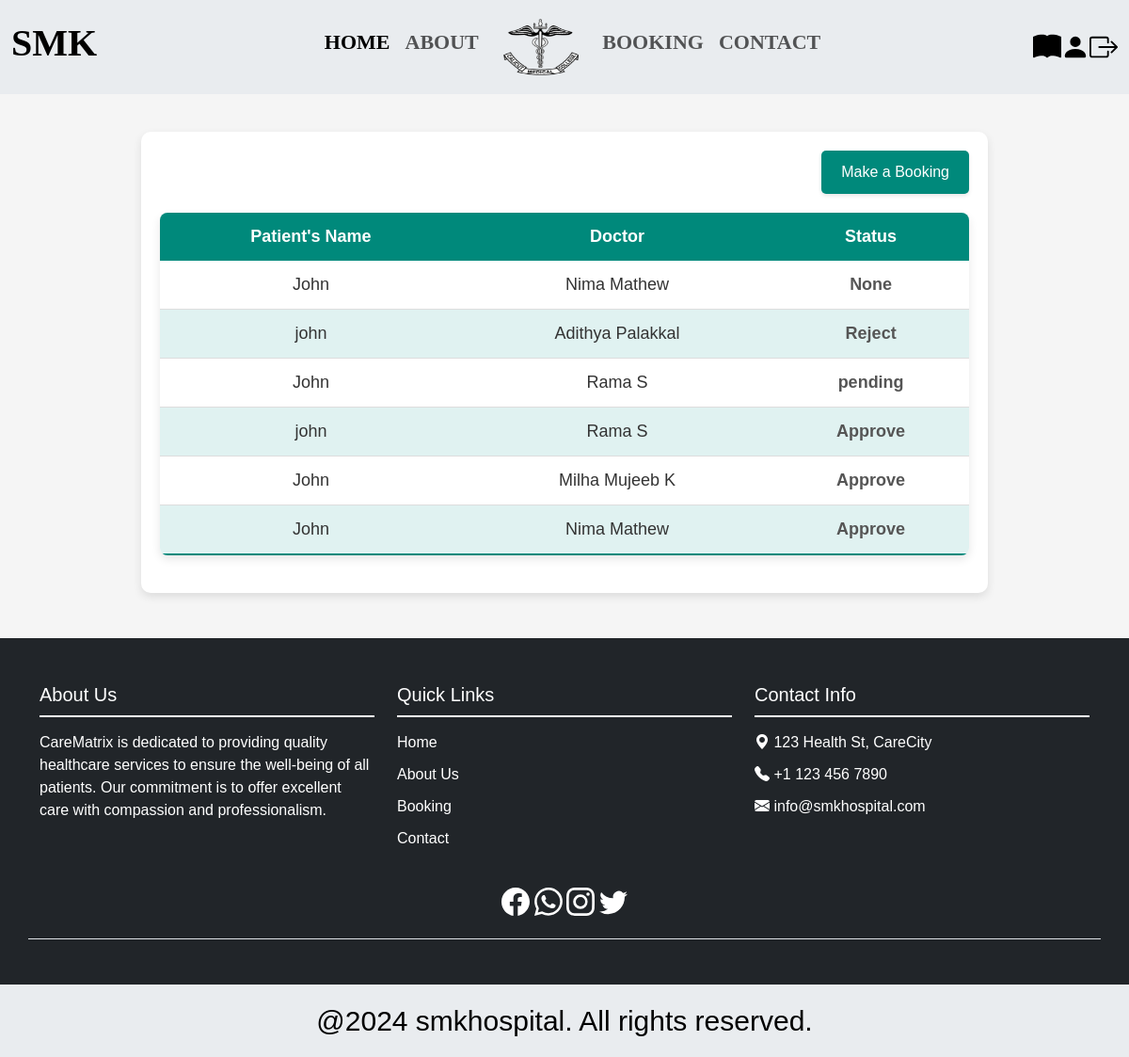
Screenshot of /view_payment (signed in) with the database file from the repository.
### app/models.py (models this page shows, shortened)
class Booking(models.Model):
    user=models.ForeignKey(CustomUser, on_delete=models.CASCADE)
    p_name = models.CharField(max_length=200)
    p_phone=models.CharField(max_length=10)
    p_email=models.EmailField()
    name=models.ForeignKey(Doctors, on_delete=models.CASCADE)
    booking_date=models.DateField()
    booked_on=models.DateField(auto_now=True)
    STATUS_CHOICES = [
         ('Pending','Pending'),
         ('Approve','Approve'),
         ('Reject','Reject')
    ]
    status = models.CharField(null=True,blank=True,max_length=100,choices=STATUS_CHOICES,default='pending')

class Doctors(models.Model):
    doc = models.ForeignKey(CustomUser,on_delete=models.CASCADE)
    name=models.CharField(max_length=100)
    speciality=models.CharField(max_length=100)
    department=models.CharField(max_length=100)
    image=models.FileField(null=True, blank=True)

### app/views.py (the view)
# urls.py: path('view_payment',views.view_payment,name='view_payment'),
def view_payment(request):
    data = CustomUser.objects.get(id=request.user.id)
    book = Booking.objects.filter(user=data.id)
    return render(request,'users/view_payment.html',{'data':book})

### template/users/view_payment.html (shortened to what this page needs)
{% extends 'users/base.html' %}
{% block content %}
<div class="view-data-container">
    <div class="header">
        <a href="{% url 'booking' %}" class="btn">Make a Booking</a>
    </div>
    {% if data %}
        <table class="styled-table">
            <thead>
                <tr>
                    <th>Patient's Name</th>
                    <th>Doctor</th>
                    <th>Status</th>
                </tr>
            </thead>
            <tbody>
                {% for i in data %}
                <tr>
                    <td>{{ i.p_name }}</td>
                    <td>{{ i.name.name }}</td>
                    <td class="status">{{ i.status }}</td>
                </tr>
                {% endfor %}
            </tbody>
        </table>
    {% else %}
        <p class="no-data-message">There are no current bookings.</p>
    {% endif %}
</div>
{% endblock %}

### template/users/view_payment.html (style rules this page uses)
body { font-family: 'Arial', sans-serif; background-color: #f5f5f5; color: #333; margin: 0; padding: 0; }
.view-data-container { max-width: 900px; margin: 40px auto; padding: 20px; background-color: #ffffff; border-radius: 10px; box-shadow: 0 4px 10px rgba(0, 0, 0, 0.1); }
.header { display: flex; justify-content: flex-end; margin-bottom: 20px; }
.btn { background-color: #00897b; color: #fff; padding: 10px 20px; text-decoration: none; font-size: 16px; border-radius: 5px; box-shadow: 0 2px 4px rgba(0, 0, 0, 0.1); transition: background-color 0.3s, box-shadow 0.3s; }
.styled-table { width: 100%; border-collapse: collapse; margin: 20px 0; font-size: 18px; border-radius: 8px; overflow: hidden; box-shadow: 0 4px 10px rgba(0, 0, 0, 0.1); }
.styled-table thead tr { background-color: #00897b; color: #ffffff; text-align: left; font-weight: bold; }
.styled-table th, .styled-table td { padding: 12px 15px; text-align: center; }
.styled-table tbody tr { border-bottom: 1px solid #dddddd; }
.styled-table tbody tr:nth-of-type(even) { background-color: #e0f2f1; }
.styled-table tbody tr:last-of-type { border-bottom: 2px solid #00897b; }
.status { font-weight: bold; color: #555; }

### rows the page displays
Booking: p_name "John", name.name "Nima Mathew", status "None"
Booking: p_name "john", name.name "Adithya Palakkal", status "Reject"
Booking: p_name "John", name.name "Rama S", status "pending"
Booking: p_name "john", name.name "Rama S", status "Approve"
Booking: p_name "John", name.name "Milha Mujeeb K", status "Approve"
Booking: p_name "John", name.name "Nima Mathew", status "Approve"
